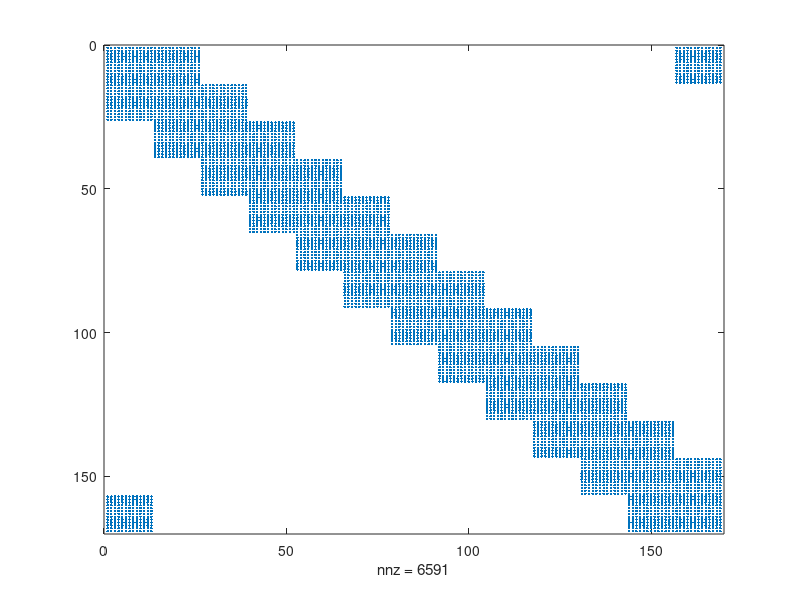

Reproduce this figure in MATLAB. (Note: this script raises an error after producing the figure.)
% kPDTSP (k-vehicle, k-depot)
clear all;close all;clc

k = 1;
n = 6;             % number of custumers(n) this needs to be divisible by the number k
q = 6;              % capacity    
rng('shuffle');     % random seed: shuffle
alph = 0.6;
beta = 1.1;
% generate random vehicle, customer pickup and delivery locations from [0,1]x[0,1]
% vehicle node: 1
% pick-up nodes: 2,...,n+1
% delivery nodes: n+2,...,2n+1
vert = rand(2*n+k,2);
% load('matlab.mat');
v = size(vert,1);        % number of vertices |V| = 2n + 1

% cost matrix (c)
c = zeros(v,v);
for i = 1:size(c,1)
    for j = 1:size(c,2)
        c(i,j) = norm(vert(i,:)-vert(j,:));
    end
end
% c = c + eye(v); % add identity to prevent zeros from appearing in the diagonal

% make c PSD...
for i = 1:size(c,1)
    sum_c(i) = 0;
    for j = 1:size(c,2)
        sum_c(i) = sum_c(i) + abs(c(i,j));
    end
    c(i,i) = c(i,i) + beta * sum_c(i);
    cM(i) = c(i,i);
end
all(eig(c)>=0)  % check if c is PSD
% adjacency matrix for a default tour: 1->2->3->..->2n->2n+1
A0 = eye(2*n+k);
A0 = [A0(k+1:2*n+k,:);A0(1:k,:)] + alph*eye(v); % added identity to prevent zeros from appearing in the diagonal

% d(i) = +1 (pickup), -1 (deliver)
d = [zeros(k,1);ones(n,1);-ones(n,1)];

Q = zeros(v^2,v^2);
for i = 1:v
    Q((i-1) * v + 1:(i-1) * v + v,(i-1) * v + 1:(i-1) * v + v) = c;
end
for i = 1:v-((k-1)+1)
    Q(i*v+v*(k-1)+1:i*v+v*(k-1)+v,(i-1)*v+1:(i-1)*v+v) = c/2;
    Q((i-1)*v+1:(i-1)*v+v,i*v+v*(k-1)+1:i*v+v*(k-1)+v) = c/2;
end

for i = 1:k
    Q((v-(k-i+1))*v +1:(v-(k-i+1))*v +v,(i-1)*v+1:(i-1)*v+v) = c/2;
    Q((i-1)*v+1:(i-1)*v+v,(v-(k-i+1))*v +1:(v-(k-i+1))*v +v) = c/2;
end

all(eig(Q)>0)
figure,
spy(Q)
% TASK I: VECTORIZE CONSTRAINTS....

%% interger programming....


x = binvar(v^2,1);
X = reshape(x,v,v)';
xx = reshape(X,v^2,1);
y = intvar(v,1);
% F = [Acap*xx <=bcap, Apre * xx <= bpre, X * ones(v,1)==ones(v,1),X'*ones(v,1) == ones(v,1),X(v,1) == 1];
F = [];
% Lt = tril(ones(v,v));
Lt = zeros(v,v);

for i = 1:v
%     for l = 1:n;
    for j = 1:floor((v-i)/k)+1
        Lt(i,(j-1)*k+i) = 1;
    end
%     end
end
Lt = Lt';
for i = 1:k
    L{i} = zeros(v,v);
    for j = 1:floor((v-i)/k)+1
        i;
        L{i}((j-1)*k+i,:) = Lt((j-1)*k+i,:);
    end
end
for i = 1:length(L)
    F = [F,L{i}*X*d <= q];
end
F = [F, X * ones(v,1)==ones(v,1),X'*ones(v,1) == ones(v,1)];
for i = 1:k
    F = [F,X(v-i+1,k-i+1) == 1];
end
N = 1:1:v;
for i = 1:n
    eini = zeros(1,v);
    eini(i+k) = 1;
    eini(i+n+k) = -1;
    F = [F,N*X*eini' <= 0];
    F = [F,N*X*eini' == y(i)*k];
end

obj =x'*Q*x;
ops = sdpsettings('verbose',1);
optimize(F,obj,ops)

% generate the optimal tour from x
solution = reshape(value(xx),[size(c,1),size(c,2)]);
tour = round(solution*[1:v]');
tour = [1:k, tour']

h0 = figure('position',[100 100 800 800],'Color',[1 1 1]);
plot(vert(:,1),vert(:,2),'ok','MarkerSize',10,'LineWidth',2); hold on;
hold on;
plot(vert(1:k,1),vert(1:k,2),'ob','MarkerSize',14,'LineWidth',2); hold on;


for i = 1:size(vert,1)
    if (mod(i-k,n)) == 0 && i > k
        prtVal = n;
    elseif i <= k
        prtVal = i;
    else
        prtVal = mod(i-k,n);
    end
    if i <=k
        str = 'S';
        col = 'black';
    elseif i <= n+k
        str = 'P';
        col = 'red';
    else
        str = 'D';
        col = 'blue';
    end
    text(vert(i,1)+0.02,vert(i,2)+0.02, sprintf('%.0f %s',prtVal,str),'Color',sprintf('%s',col),'FontSize',16);
end

axis('equal');
axis([0 1 0 1]);
set(gca,'FontSize',16);
title(sprintf('# of customers: %d, # of vehicles: %d, capacity: %d',n,k,q));
set(findall(h0, 'Type', 'Text'),'FontWeight', 'Normal')



% draw graph, and optimal tour
h1 = figure('position',[100 100 800 800],'Color',[1 1 1]);
plot(vert(:,1),vert(:,2),'ok','MarkerSize',10,'LineWidth',2); hold on;
hold on;
plot(vert(1:k,1),vert(1:k,2),'ob','MarkerSize',14,'LineWidth',2); hold on;


for i = 1:k
    for j = 1:(v-k)/k + 1
        dif = vert(tour(k*(j)+i),:)-vert(tour(k*(j-1)+i),:);
        quiver(vert(tour(k*(j-1)+i),1),vert(tour(k*(j-1)+i),2),0.1*dif(1)/norm(dif),0.1 *dif(2)/norm(dif),0, 'MaxHeadSize', 1/norm(dif),'LineWidth',2);hold on;
        line([vert(tour(k*(j-1)+i),1) vert(tour(k*(j)+i),1)],[vert(tour(k*(j-1)+i),2) vert(tour(k*(j)+i),2)],'Color','black');hold on;   
    end
end
%      dif = vert(tour(k*(i-1)+1),:)-vert(tour(k*i+1),:);
%     quiver(vert(tour(i),1),vert(tour(i),2),0.1*dif(1)/norm(dif),0.1 *dif(2)/norm(dif),0, 'MaxHeadSize', 1/norm(dif),'LineWidth',2);hold on;
%     line([vert(tour(i),1) vert(tour(i+1),1)],[vert(tour(i),2) vert(tour(i+1),2)],'Color','black');hold on;   
% % end
% for i = 1:length(tour)-1
%     dif = vert(tour(i+1),:)-vert(tour(i),:);
%     quiver(vert(tour(i),1),vert(tour(i),2),0.1*dif(1)/norm(dif),0.1 *dif(2)/norm(dif),0, 'MaxHeadSize', 1/norm(dif),'LineWidth',2);hold on;
%     line([vert(tour(i),1) vert(tour(i+1),1)],[vert(tour(i),2) vert(tour(i+1),2)],'Color','black');hold on;
% end

for i = 1:size(vert,1)
    if (mod(i-k,n)) == 0 && i > k
        prtVal = n;
    elseif i <= k
        prtVal = i;
    else
        prtVal = mod(i-k,n);
    end
    if i <=k
        str = 'S';
        col = 'black';
    elseif i <= n+k
        str = 'P';
        col = 'red';
    else
        str = 'D';
        col = 'blue';
    end
    text(vert(i,1)+0.02,vert(i,2)+0.02, sprintf('%.0f %s',prtVal,str),'Color',sprintf('%s',col),'FontSize',16);
end

axis('equal');
axis([0 1 0 1]);
set(gca,'FontSize',16);
title(sprintf('# of customers: %d, # of vehicles: %d, capacity: %d',n,k,q));
set(findall(h1, 'Type', 'Text'),'FontWeight', 'Normal')
% 
% plot constraint#1
for i = 1:k
    h2 = figure('position',[100 100 800 600],'Color',[1 1 1]);
    rst = L{i}*value(X)*d;
    bldLst = [];
    for j = 1:floor((v-i)/k)+1
        bldLst = [bldLst,(j-1)*k+i];
    end
    plot([0,bldLst],[0;rst(bldLst,:)],'bo-','MarkerSize',10,'LineWidth',2);
    
    hold on;
    line([0 v],[q,q],'Color','r','LineWidth',2);
    set(gca,'FontSize',16);
    xlabel('sequence');
    ylabel('# of customers in the vehicle')
    title(sprintf('vehicle #%d, capacity: %d',i,q))
    set(findall(h2, 'Type', 'Text'),'FontWeight', 'Normal')
    
end
% plot constraint#2
clear rst
h3 = figure('position',[100 100 800 600],'Color',[1 1 1]);
for l = 1:n
    eini = zeros(1,v);    
    eini(l+k) = 1;
    eini(l+n+k) = -1;        
    rst(l) = N*value(X)*eini';
end

plot(1:n,rst,'bo-','MarkerSize',10,'LineWidth',2);

hold on;
line([0 n],[0,0],'Color','r','LineWidth',2);
set(gca,'FontSize',16);
xlabel('customer ID');
ylabel('precedence (must be non-positive)')
set(findall(h3, 'Type', 'Text'),'FontWeight', 'Normal')


h4 = figure('position',[100 100 800 600],'Color',[1 1 1]);
plot(1:n,-rst/k,'rs','MarkerSize',16,'LineWidth',2);
xlabel('customer ID')
ylabel('association (must be integer)')
set(gca,'FontSize',16);
set(findall(h4, 'Type', 'Text'),'FontWeight', 'Normal')

% figure,
% out = Apre*value(xx);
% 
% plot(1:n,out,'s-b','MarkerSize',10,'LineWidth',2);
% line([0 n],[0,0],'Color','r','LineWidth',2);
% set(gca,'FontSize',16);
% xlabel('custumer ID');
% ylabel('precedence')


